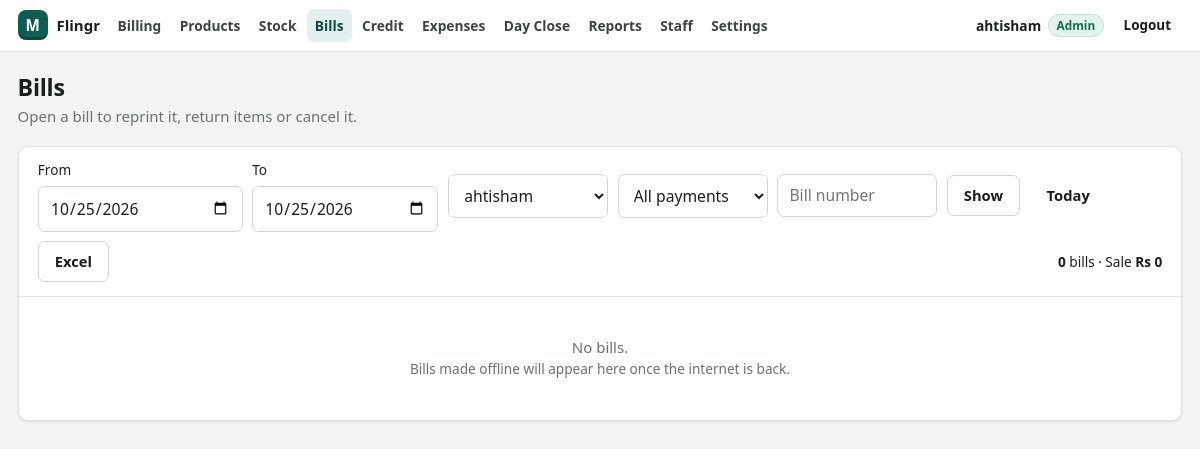
The app's page /sales.php?from=2026-10-25&user=1 (signed in), older data.
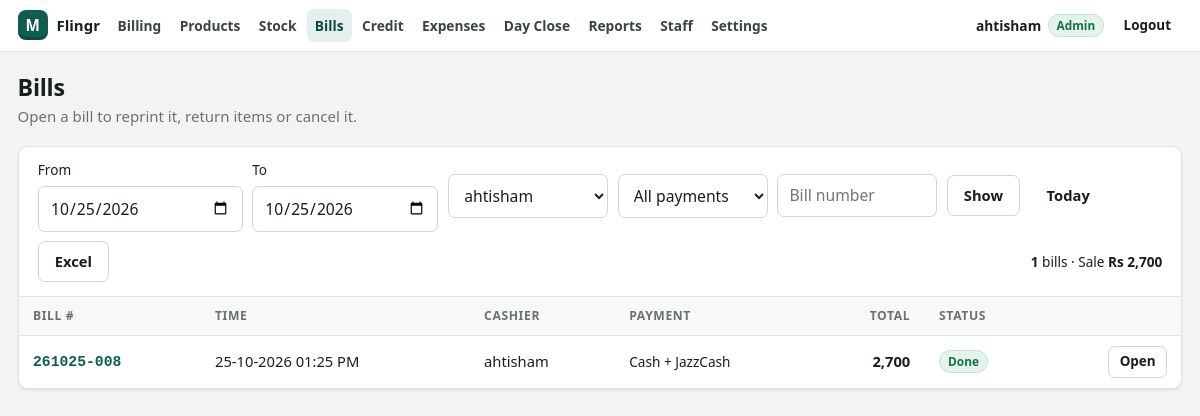
The same page, newer data.
### tables this page shows
CREATE TABLE IF NOT EXISTS sales (
        id INT UNSIGNED NOT NULL AUTO_INCREMENT PRIMARY KEY,
        uuid VARCHAR(40) NOT NULL,
        bill_no VARCHAR(40) NOT NULL,
        created_at DATETIME NOT NULL,
        synced_at DATETIME NOT NULL,
        items_count INT NOT NULL DEFAULT 0,
        subtotal DECIMAL(12,2) NOT NULL DEFAULT 0,
        discount DECIMAL(12,2) NOT NULL DEFAULT 0,
        total DECIMAL(12,2) NOT NULL DEFAULT 0,
        paid DECIMAL(12,2) NOT NULL DEFAULT 0,
        change_amount DECIMAL(12,2) NOT NULL DEFAULT 0,
        returned_amount DECIMAL(12,2) NOT NULL DEFAULT 0,
        status VARCHAR(12) NOT NULL DEFAULT 'completed',
        cancelled_at DATETIME NULL
    );

CREATE TABLE IF NOT EXISTS users (
        id INT UNSIGNED NOT NULL AUTO_INCREMENT PRIMARY KEY,
        username VARCHAR(60) NOT NULL,
        password_hash VARCHAR(255) NOT NULL,
        created_at DATETIME NOT NULL
    );

### inc/helpers.php (called while the page is built, shortened)
<?php
function e($v): string
{
    return htmlspecialchars((string)($v ?? ''), ENT_QUOTES, 'UTF-8');
}
function money($n): string
{
    $n = (float)$n;
    $dec = (abs($n - round($n)) < 0.005) ? 0 : 2;
    return number_format($n, $dec);
}
function setting(string $key, ?string $default = null): ?string
{
    global $SETTINGS_CACHE;
    if ($SETTINGS_CACHE === null) {
        $SETTINGS_CACHE = [];
        try {
            foreach (db()->query('SELECT k, v FROM settings') as $row) {
                $SETTINGS_CACHE[$row['k']] = $row['v'];
            }
        } catch (Throwable $e) {
        }
    }
    return $SETTINGS_CACHE[$key] ?? $default;
}
function currency(): string
{
    return setting('currency', 'Rs') ?? 'Rs';
}
function day_start_hour(): int
{
    $h = setting('day_start_hour', '6');
    return max(0, min(12, (int)$h));
}
function bday_range(string $from, ?string $to = null): array
{
    $h = day_start_hour();
    $to = $to ?? $from;
    $start = date('Y-m-d H:i:s', strtotime($from . ' 00:00:00') + $h * 3600);
    $end = date('Y-m-d H:i:s', strtotime($to . ' 00:00:00') + 86400 + $h * 3600 - 1);
    return [$start, $end];
}

### inc/auth.php (called while the page is built, shortened)
<?php
function current_user(): ?array
{
    static $user = false;
    if ($user !== false) {
        return $user;
    }
    $id = $_SESSION['user']['id'] ?? null;
    $row = q1('SELECT id, username, full_name, role, active, pin_hash FROM users WHERE id = ?', [(int)$id]);
    $user = [
        'id' => (int)$row['id'],
        'username' => $row['username'],
        'name' => $row['full_name'] ?: $row['username'],
        'role' => $row['role'] === 'staff' ? 'staff' : 'admin',
        'has_pin' => !empty($row['pin_hash']),
    ];
    return $user;
}
function is_admin(): bool
{
    return (current_user()['role'] ?? '') === 'admin';
}
function require_login(): void
{
    if (current_user()) {
        return;
    }
}
function require_perm(string $perm): void
{
    require_login();
}

### inc/db.php (called while the page is built, shortened)
<?php
function db(?array $override = null): PDO
{
    static $pdo = null;
    if ($pdo === null) {
        global $CONFIG;
        $pdo = make_pdo($CONFIG['db']);
    }
    return $pdo;
}
function make_pdo(array $c): PDO
{
    $opts = [
        PDO::ATTR_ERRMODE            => PDO::ERRMODE_EXCEPTION,
        PDO::ATTR_DEFAULT_FETCH_MODE => PDO::FETCH_ASSOC,
        PDO::ATTR_EMULATE_PREPARES   => false,
    ];
    $dsn = sprintf('mysql:host=%s;port=%d;dbname=%s;charset=utf8mb4',
        $c['host'] ?? 'localhost', (int)($c['port'] ?? 3306), $c['name']);
    $pdo = new PDO($dsn, $c['user'], $c['pass'], $opts);
    $pdo->exec("SET time_zone = '" . date('P') . "'");
    return $pdo;
}
function q(string $sql, array $params = []): array
{
    $st = db()->prepare($sql);
    $st->execute($params);
    return $st->fetchAll();
}
function q1(string $sql, array $params = []): ?array
{
    $st = db()->prepare($sql);
    $st->execute($params);
    $row = $st->fetch();
    return $row === false ? null : $row;
}

### inc/backup_lib.php (called while the page is built, shortened)
<?php
function backup_dump($out): void
{
    fwrite($out, "-- MartPOS backup\n-- Shop: " . str_replace("\n", ' ', (string)setting('shop_name')) . "\n-- Time: " . now() . "\n");
}
function backup_to_file(string $prefix): ?string
{
    $dir = ROOT . '/storage/backups';
    $path = $dir . '/' . $prefix . '-' . date('Ymd-His') . '.sql';
    $fh = @fopen($path, 'w');
    backup_dump($fh);
    return $path;
}
function auto_backup_if_due(): void
{
    if (setting('auto_backup_day') === date('Y-m-d')) {
        return;
    }
    try {
        backup_to_file('auto');
    } catch (Throwable $e) {
        error_log('MartPOS auto backup: ' . $e->getMessage());
    }
}

### sales.php (the view, shortened to what the changed rows need)
<?php
require_perm('sales_own');
$admin = is_admin();
$me = current_user();
$from = $_GET['from'] ?? business_day();
$to = $_GET['to'] ?? $from;
$s = trim($_GET['s'] ?? '');
$uid = $admin ? (int)($_GET['user'] ?? 0) : $me['id'];
$method = $admin && isset(PAY_METHODS[$_GET['m'] ?? '']) ? $_GET['m'] : '';
$page = max(1, (int)($_GET['page'] ?? 1));
$per = 50;
$where = [];
$params = [];
if ($s !== '' && $admin) {
    $where[] = 's.bill_no LIKE ?';
    $params[] = '%' . $s . '%';
} else {
    $where[] = 's.created_at BETWEEN ? AND ?';
    array_push($params, ...bday_range($from, $to));
}
if ($uid) {
    $where[] = 's.user_id = ?';
    $params[] = $uid;
}
$w = implode(' AND ', $where);
$sum = q1("SELECT COUNT(*) AS n,
           COALESCE(SUM(CASE WHEN status='completed' THEN total - returned_amount ELSE 0 END),0) AS net,
           COALESCE(SUM(CASE WHEN status='cancelled' THEN 1 ELSE 0 END),0) AS cancelled
           FROM sales s WHERE $w", $params);
$pages = max(1, (int)ceil($sum['n'] / $per));
$page = min($page, $pages);
$rows = q("SELECT s.*, c.name AS customer_name FROM sales s LEFT JOIN customers c ON c.id = s.customer_id
           WHERE $w ORDER BY s.created_at DESC, s.id DESC LIMIT $per OFFSET " . (($page - 1) * $per), $params);
$payBy = [];
if ($rows) {
    $ids = implode(',', array_map(fn($r) => (int)$r['id'], $rows));
    foreach (q("SELECT sale_id, method FROM sale_payments WHERE sale_id IN ($ids) ORDER BY id") as $p) {
        $payBy[(int)$p['sale_id']][$p['method']] = PAY_METHODS[$p['method']] ?? $p['method'];
    }
}
layout_start('Bills', 'sales');
?>
<div class="page-head">
    <div>
        <h1><?= $admin ? 'Bills' : 'My bills today' ?></h1>
    </div>
</div>
<div class="card">
    <form class="toolbar" method="get">
        <?php if ($admin): ?>
            <label class="row small" style="gap:.4rem">From <input class="input" type="date" name="from" value="<?= e($from) ?>"></label>
            <label class="row small" style="gap:.4rem">To <input class="input" type="date" name="to" value="<?= e($to) ?>"></label>
            <select class="input" name="user" style="max-width:160px">
            </select>
            <select class="input" name="m" style="max-width:150px">
            </select>
        <?php endif; ?>
        <input class="input" type="search" name="s" value="<?= e($s) ?>" placeholder="Bill number" style="max-width:160px">
        <button class="btn" type="submit">Show</button>
        <?php if ($admin): ?><a class="btn ghost" href="sales.php">Today</a>
            <a class="btn" href="sales.php?<?= e(http_build_query(array_filter(['from' => $from, 'to' => $to, 's' => $s, 'user' => $uid ?: null, 'm' => $method, 'export' => 1]))) ?>">Excel</a><?php endif; ?>
        <span class="small"><b><?= (int)$sum['n'] ?></b> bills · Sale <b><?= e(currency()) ?> <?= money($sum['net']) ?></b><?= $sum['cancelled'] ? ' · ' . (int)$sum['cancelled'] . ' cancel' : '' ?></span>
    </form>
    <?php if (!$rows): ?>
        <div class="empty">No bills.<br><span class="small">Bills made offline will appear here once the internet is back.</span></div>
    <?php else: ?>
    <div class="table-wrap">
        <table class="table">
            <thead><tr><th>Bill #</th><th>Time</th><?php if ($admin): ?><th>Cashier</th><?php endif; ?><th>Payment</th><th class="num">Total</th><th>Status</th><th></th></tr></thead>
            <tbody>
            <?php foreach ($rows as $r): ?>
                <tr class="<?= $r['status'] === 'cancelled' ? 'is-cancelled' : '' ?>">
                    <td><a href="sale.php?id=<?= (int)$r['id'] ?>"><b class="mono"><?= e($r['bill_no']) ?></b></a></td>
                    <td class="nowrap"><?= e(date($admin ? 'd-m-Y h:i A' : 'h:i A', strtotime($r['created_at']))) ?></td>
                    <?php if ($admin): ?><td class="nowrap"><?= e($r['cashier'] ?? '—') ?></td><?php endif; ?>
                    <td class="small"><?= e(implode(' + ', $payBy[(int)$r['id']] ?? ['Cash'])) ?><?= $r['customer_name'] ? '<br><span class="muted">' . e($r['customer_name']) . '</span>' : '' ?></td>
                    <td class="num"><b><?= money($r['total']) ?></b></td>
                    <td>
                        <?php if ($r['status'] === 'cancelled'): ?><span class="badge danger">Cancelled</span>
                        <?php elseif ((float)$r['returned_amount'] > 0): ?><span class="badge warn">Return <?= money($r['returned_amount']) ?></span>
                        <?php else: ?><span class="badge ok">Done</span><?php endif; ?>
                    </td>
                    <td class="actions"><a class="btn sm" href="sale.php?id=<?= (int)$r['id'] ?>">Open</a></td>
                </tr>
            <?php endforeach; ?>
            </tbody>
        </table>
    </div>
    <?php endif; ?>
</div>
<?php layout_end();

### inc/layout.php (shortened to what the changed rows need)
<?php
function nav_items(): array
{
    return [
        'billing'   => ['Billing', 'billing.php', 'M3 5h18v4H3zM5 9v10h14V9M9 13h6', 'billing'],
        'products'  => ['Products', 'products.php', 'M4 7l8-4 8 4-8 4-8-4zm0 0v10l8 4 8-4V7M12 11v10', 'admin'],
        'stock'     => ['Stock', 'stock.php', 'M4 20V10M10 20V4M16 20v-7M22 20H2', 'stock_in'],
        'sales'     => ['Bills', 'sales.php', 'M6 2h12v20l-3-2-3 2-3-2-3 2V2zM9 7h6M9 11h6M9 15h4', 'sales_own'],
        'customers' => ['Credit', 'customers.php', 'M16 21v-2a4 4 0 00-4-4H6a4 4 0 00-4 4v2M9 11a4 4 0 100-8 4 4 0 000 8zM19 8v6M22 11h-6', 'customers'],
        'expenses'  => ['Expenses', 'expenses.php', 'M3 7h18v12H3zM3 7l3-4h12l3 4M16 13h2', 'expense'],
        'hisaab'    => ['Day Close', 'hisaab.php', 'M5 3h14v18H5zM8 7h8M8 11h2M12 11h2M8 15h2M12 15h4', 'hisaab_close'],
        'reports'   => ['Reports', 'reports.php', 'M3 3v18h18M7 15l4-4 3 3 5-6', 'admin'],
        'users'     => ['Staff', 'users.php', 'M17 21v-2a4 4 0 00-4-4H5a4 4 0 00-4 4v2M9 11a4 4 0 100-8 4 4 0 000 8zM23 21v-2a4 4 0 00-3-3.9M16 3.1a4 4 0 010 7.8', 'admin'],
        'settings'  => ['Settings', 'settings.php', 'M12 15a3 3 0 100-6 3 3 0 000 6zM19.4 15a1.6 1.6 0 00.3 1.8l.1.1a2 2 0 11-2.8 2.8l-.1-.1a1.6 1.6 0 00-1.8-.3 1.6 1.6 0 00-1 1.5V21a2 2 0 11-4 0v-.1a1.6 1.6 0 00-1-1.5 1.6 1.6 0 00-1.8.3l-.1.1a2 2 0 11-2.8-2.8l.1-.1a1.6 1.6 0 00.3-1.8 1.6 1.6 0 00-1.5-1H3a2 2 0 110-4h.1a1.6 1.6 0 001.5-1 1.6 1.6 0 00-.3-1.8l-.1-.1a2 2 0 112.8-2.8l.1.1a1.6 1.6 0 001.8.3H9a1.6 1.6 0 001-1.5V3a2 2 0 114 0v.1a1.6 1.6 0 001 1.5 1.6 1.6 0 001.8-.3l.1-.1a2 2 0 112.8 2.8l-.1.1a1.6 1.6 0 00-.3 1.8V9a1.6 1.6 0 001.5 1H21a2 2 0 110 4h-.1a1.6 1.6 0 00-1.5 1z', 'login'],
    ];
}
function nav_allowed(string $perm): bool
{
    return $perm === 'login' ? (bool)current_user() : ($perm === 'admin' ? is_admin() : can($perm));
}
function icon(string $path, int $size = 20): string
{
    return '<svg width="' . $size . '" height="' . $size . '" viewBox="0 0 24 24" fill="none" stroke="currentColor" stroke-width="1.8" stroke-linecap="round" stroke-linejoin="round" aria-hidden="true"><path d="' . $path . '"/></svg>';
}
function layout_start(string $title, string $active = ''): void
{
    if (is_admin()) {
        require_once __DIR__ . '/backup_lib.php';
        auto_backup_if_due();
    }
    ?><!doctype html>
<html lang="en">
<head>
<link rel="stylesheet" href="assets/css/app.css?v=<?= APP_VERSION ?>">
</head>
<body class="admin">
<header class="topbar">
    <nav class="nav">
        <?php foreach (nav_items() as $key => [$label, $href, $ico, $perm]): if (!nav_allowed($perm)) continue; ?>
            <a href="<?= e($href) ?>" class="<?= $key === $active ? 'active' : '' ?>"><?= icon($ico, 18) ?><span><?= e($label) ?></span></a>
        <?php endforeach; ?>
    </nav>
</header>
<main class="page">
    <?php endforeach;
}
function layout_end(array $scripts = []): void
{
    ?>
</main>
</body>
</html>
<?php
}

Row changes from the older to the newer data that the page shows:
added sales: bill_no "261025-008", user+created_at "25-10-2026 01:25 PM", cashier "ahtisham", id "Cash + JazzCash", total "2,700", status "Done"
Text that changed along with them:
$sum['n']: "0" → "1"
money($sum['net']): "0" → "2,700"
text no longer shown: "No bills. Bills made offline will appear here once the internet is back."
text now shown: "BILL # TIME CASHIER PAYMENT TOTAL STATUS"
